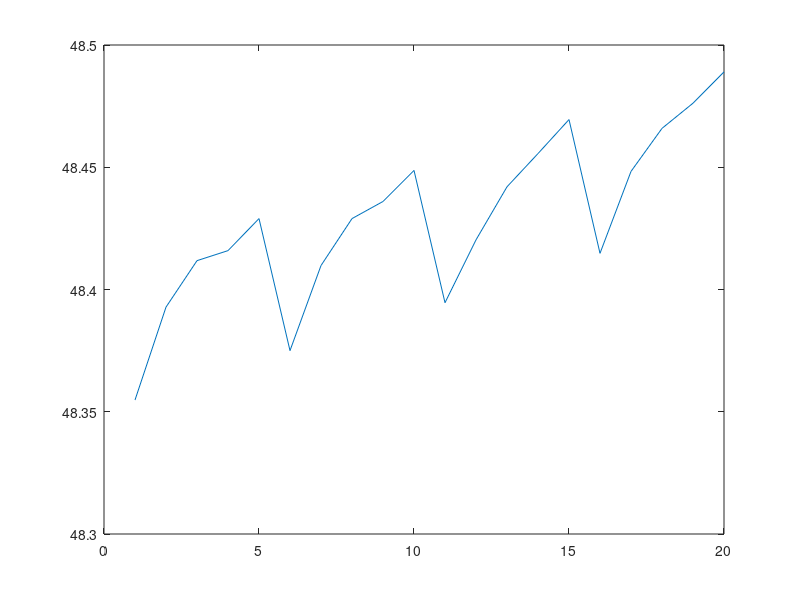

MATLAB code to generate this figure:
% Inggeo Uebung 12
% 13.Mai 2020
% Ziqing Yu 3218051
clc
clear all
close all
%% Import Data
load data.mat 

%% Aufgabe a
xi_1 = data (1:20,4) - data(1:20,3); % Höhenanomalie 1 - 20
sigma_HN = 0.001; % Standardabweichung Normalhöhen
sigma_e = 0.005;  % Standardabweichung Ellipslid Höhe
sigma_xi = sqrt(sigma_HN^2 + sigma_e^2);  % Fehlerfortpflanzung
%
figure
plot(xi_1)

%% Aufgabe b
A_1 = [ones(20,1), data(1:20,1), data(1:20,2), data(1:20,1).* data(1:20,2), data(1:20,1).^2, data(1:20,2).^2];  % Matrix bauen
a_list = (A_1' * A_1) \ A_1' * xi_1;  % Ausgleichen

%% Aufgabe c

%% Aufgabe d
A_2 = [ones(10,1), data(21:30,1), data(21:30,2), data(21:30,1).* data(21:30,2), data(21:30,1).^2, data(21:30,2).^2]; 
xi_2 = A_2 * a_list;    % Höhenanomalie 21 - 30
NH_under =  data(21:30,4) - xi_2; % Normalhöhen 21 - 30
data(21:30,3) = NH_under;

%% Aufgabe e
